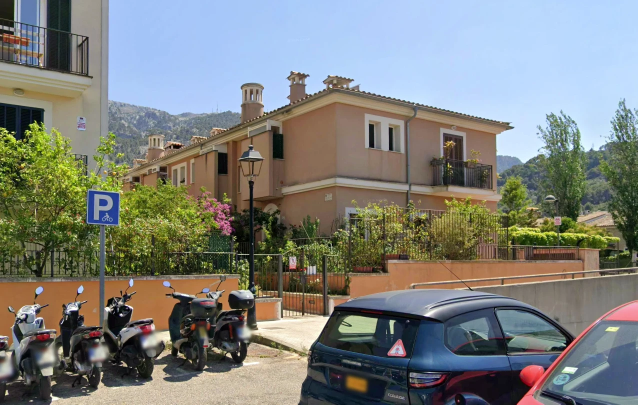
#> input picture ferieboliger/assets/photos/mallorca-original.webp, 1275 x 809 px (shown at 1/2 size)
$ python make-images.py
#> lines starting #> are read from the running program, lines starting #| are printed output that depends on the picture
"""Builds the web images in assets/img/ from the photos in assets/photos/.

Usage:  pip install pillow && python3 dev/make-images.py

Replace assets/photos/<id>-original.* with a new photo and adjust the crop
boxes below (left, top, right, bottom in pixels of the original).
"""
from pathlib import Path
from PIL import Image, ImageEnhance, ImageFilter

ROOT = Path(__file__).resolve().parent.parent
PHOTOS = ROOT / "assets" / "photos"
OUT = ROOT / "assets" / "img"

PROPERTIES = {
    "mallorca": {
        "src": "mallorca-original.webp",
        "wide": (240, 0, 1275, 548),      # house, mountains, no parked cars
        "portrait": (330, 0, 1010, 548),
        "grade": {"color": 1.06, "contrast": 1.04, "brightness": 1.01, "warm": 1.02},
    },
    "odde": {
        "src": "odde-original.webp",
        "wide": (400, 40, 1421, 600),     # both cabins, no bin or street-view marks
        "portrait": (400, 40, 1080, 600),
        "grade": {"color": 1.08, "contrast": 1.02, "brightness": 1.04, "warm": 1.03},
    },
}


def grade(im, g):
    im = ImageEnhance.Color(im).enhance(g["color"])
    im = ImageEnhance.Contrast(im).enhance(g["contrast"])
    im = ImageEnhance.Brightness(im).enhance(g["brightness"])
    r, gr, b = im.split()
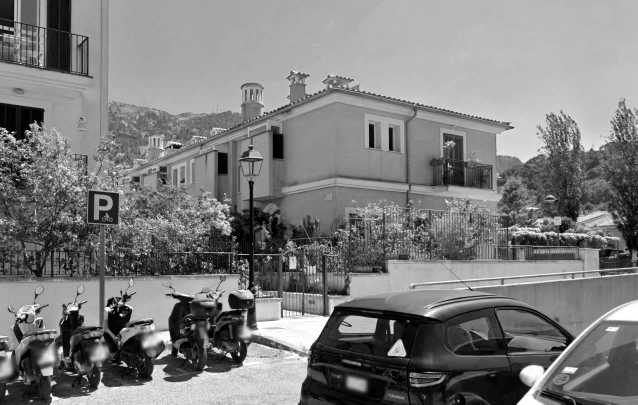
#> r: PIL image 1275x809 L (shown at 1/2 size); min 0, max 255, mean 124.9
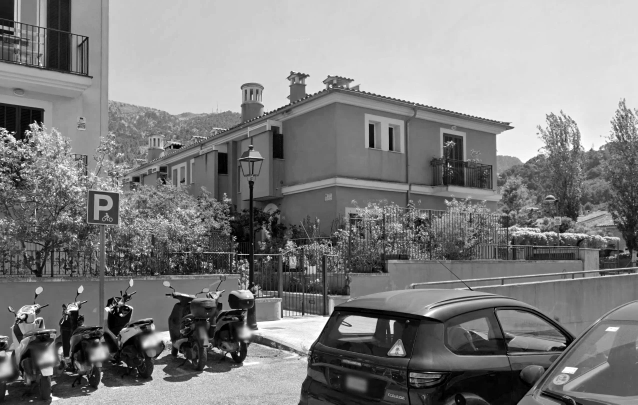
#> gr: PIL image 1275x809 L (shown at 1/2 size); min 0, max 255, mean 127.9
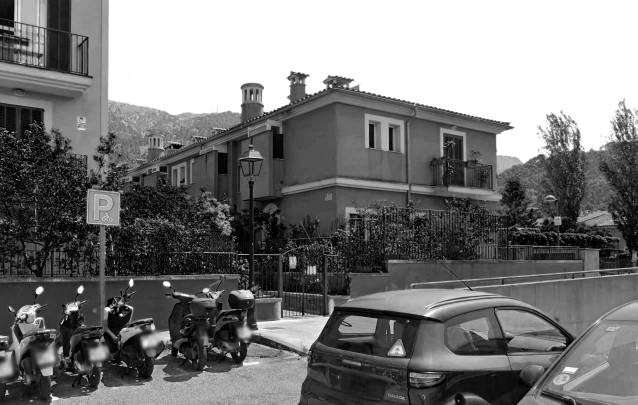
#> b: PIL image 1275x809 L (shown at 1/2 size); min 0, max 255, mean 121.2
    r = r.point(lambda v: min(255, int(v * g["warm"])))
    b = b.point(lambda v: int(v / g["warm"]))
    im = Image.merge("RGB", (r, gr, b))
    return im.filter(ImageFilter.UnsharpMask(radius=1.2, percent=55, threshold=2))


def save(im, name, width=None, quality=84):
    if width and im.width > width:
        im = im.resize((width, round(im.height * width / im.width)), Image.LANCZOS)
    path = OUT / name
    im.save(path, "WEBP", quality=quality, method=6)
    print(f"{path.relative_to(ROOT)}  {im.width}x{im.height}  {path.stat().st_size // 1024} KB")
    return im


def cover(im, size):
    """Crop-to-fill like CSS object-fit: cover (centered)."""
    tw, th = size
    scale = max(tw / im.width, th / im.height)
    im = im.resize((round(im.width * scale), round(im.height * scale)), Image.LANCZOS)
    left = (im.width - tw) // 2
    top = (im.height - th) // 2
    return im.crop((left, top, left + tw, top + th))


def main():
    OUT.mkdir(parents=True, exist_ok=True)
    portraits = {}
    for pid, cfg in PROPERTIES.items():
        src = grade(Image.open(PHOTOS / cfg["src"]).convert("RGB"), cfg["grade"])
        wide = src.crop(cfg["wide"])
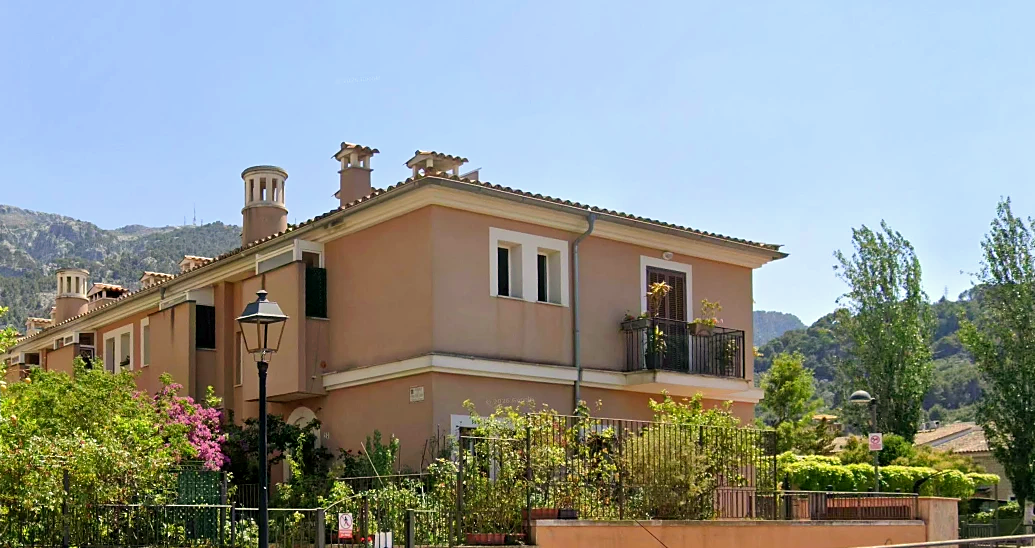
#> wide: PIL image 1035x548 RGB; mean R, G, B 141.2, 147.8, 142.9
        portrait = src.crop(cfg["portrait"])
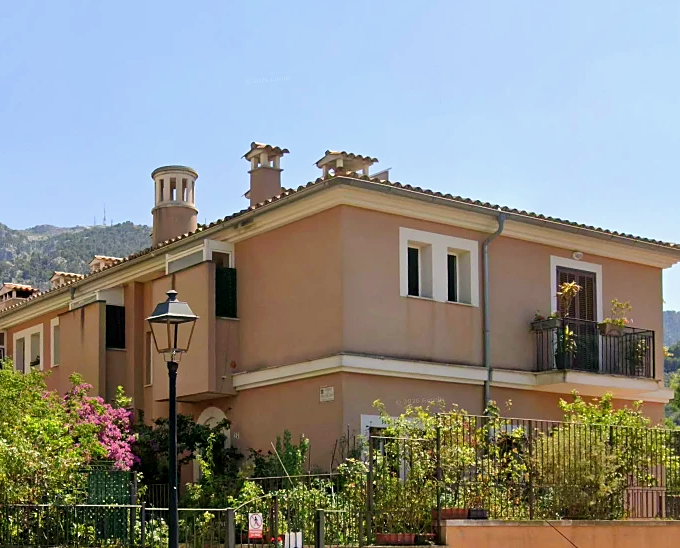
#> portrait: PIL image 680x548 RGB; mean R, G, B 139.7, 141.2, 136.7
        save(wide, f"{pid}.webp")
        save(wide, f"{pid}-sm.webp", width=640, quality=80)
        save(portrait, f"{pid}-portrait.webp")
        portraits[pid] = portrait

    # Link preview (Open Graph) for SMS/WhatsApp/Messenger: the two houses side by side.
    og = Image.new("RGB", (1200, 630), (247, 243, 236))
    og.paste(cover(portraits["mallorca"], (597, 630)), (0, 0))
    og.paste(cover(portraits["odde"], (597, 630)), (603, 0))
    og.save(OUT / "og.jpg", "JPEG", quality=82, optimize=True, progressive=True)
    print("assets/img/og.jpg  1200x630")


if __name__ == "__main__":
#> (the run stopped early here; a loop or call above may not have finished)
